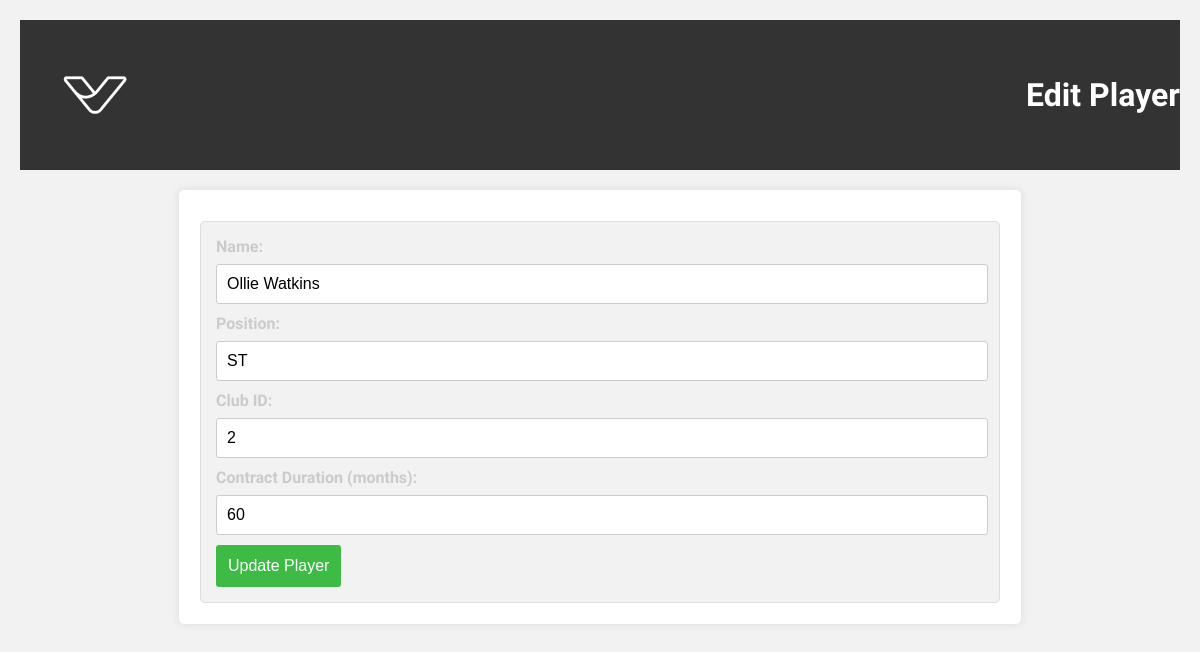
The page /players/4 on the database as committed earlier.
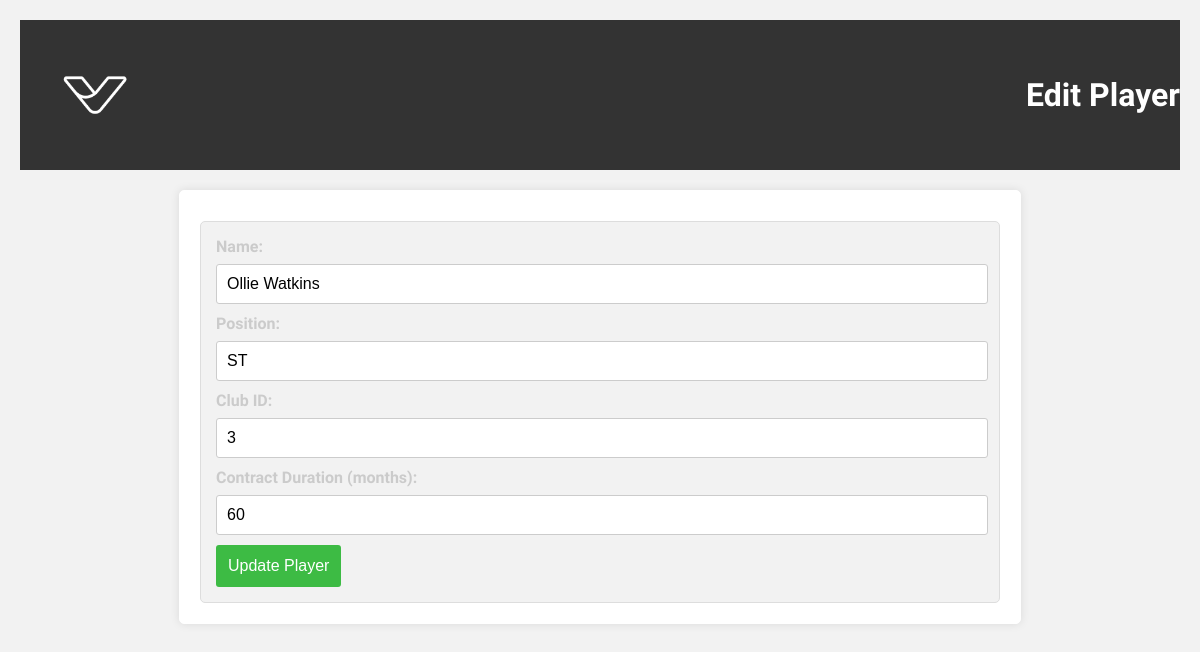
The same page on the database as committed later.
### app.py (models this page shows, shortened)
class Player(db.Model):
    __tablename__ = 'player'
    id = db.Column(db.Integer, primary_key=True)
    name = db.Column(db.String(100), nullable=False)
    position = db.Column(db.String(50))
    club_id = db.Column(db.Integer, db.ForeignKey('club.id'), nullable=False)
    contract_duration = db.Column(db.Integer)

### app.py (the view, shortened to what this page needs)
@app.route('/players/<int:player_id>', methods=['GET', 'POST'])
def player(player_id):
    player = Player.query.get_or_404(player_id)
    return render_template('edit_player.html', player=player)

### templates/edit_player.html (shortened to what this page needs)
<!DOCTYPE html>
<html lang="en">
<head>
    <link rel="stylesheet" href="{{url_for('static', filename='style.css')}}">
</head>
<body>
    <header>
        <img src="{{url_for('static', filename='assets/logo.png')}}">
        <h1>Edit Player</h1>
    </header>
    <main>
        <section id="edit-player">
            <form action="{{ url_for('player', player_id=player.id) }}" method="post">
                <label for="name">Name:</label>
                <input type="text" id="name" name="name" value="{{ player.name }}" required><br>
                <label for="position">Position:</label>
                <input type="text" id="position" name="position" value="{{ player.position }}"><br>
                <label for="club_id">Club ID:</label>
                <input type="number" id="club_id" name="club_id" value="{{ player.club_id }}" required><br>
                <label for="contract_duration">Contract Duration (months):</label>
                <input type="number" id="contract_duration" name="contract_duration" value="{{ player.contract_duration }}" required><br>
                <button type="submit">Update Player</button>
            </form>
        </section>
    </main>
</body>
</html>

Rows that differ between the two databases and show on the page:
changed Player "Ollie Watkins": club_id "2" → "3"
